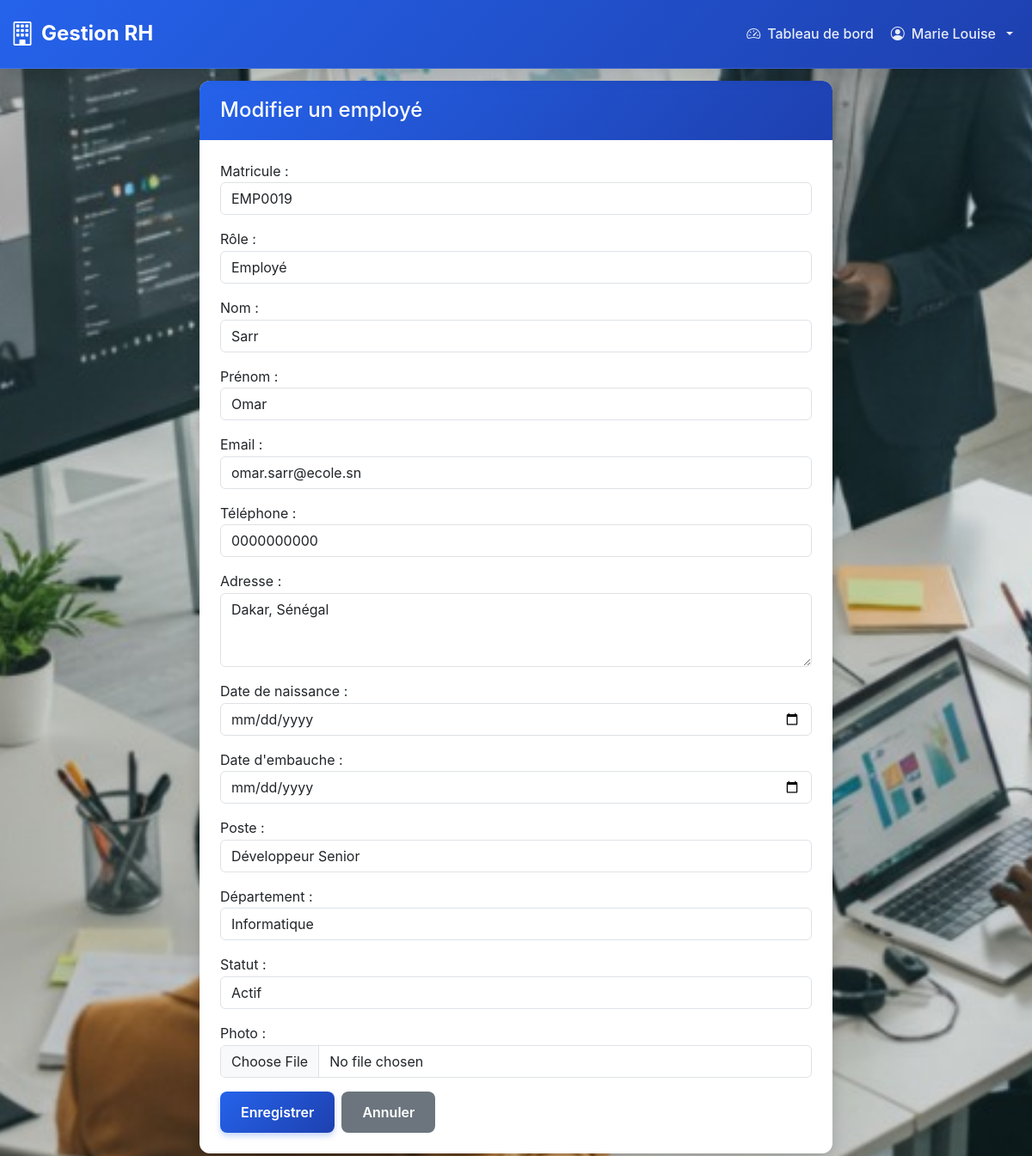
Screenshot of /employes/20/modifier/ (signed in) with the database file from the repository.
### rh_app/models.py (models this page shows, shortened)
class Employe(models.Model):
    ROLE_CHOICES = [
        ('RH', 'Responsable RH'),
        ('EMPLOYE', 'Employé'),
    ]
    STATUT_CHOICES = [
        ('ACTIF', 'Actif'),
        ('INACTIF', 'Inactif'),
        ('CONGE', 'En congé'),
    ]
    user = models.OneToOneField(User, on_delete=models.CASCADE, related_name='employe')
    matricule = models.CharField(max_length=20, unique=True, verbose_name='Matricule')
    role = models.CharField(max_length=10, choices=ROLE_CHOICES, default='EMPLOYE', verbose_name='Rôle')
    nom = models.CharField(max_length=100, verbose_name='Nom')
    prenom = models.CharField(max_length=100, verbose_name='Prénom')
    email = models.EmailField(unique=True, verbose_name='Email')
    telephone = models.CharField(max_length=20, verbose_name='Téléphone')
    adresse = models.TextField(verbose_name='Adresse')
    date_naissance = models.DateField(verbose_name='Date de naissance')
    date_embauche = models.DateField(verbose_name="Date d'embauche")
    poste = models.CharField(max_length=100, verbose_name='Poste')
    departement = models.ForeignKey(Departement, on_delete=models.SET_NULL, null=True, blank=True,
                                   related_name='employes', verbose_name='Département')
    statut = models.CharField(max_length=10, choices=STATUT_CHOICES, default='ACTIF', verbose_name='Statut')
    photo = models.ImageField(upload_to='employes/', blank=True, null=True, verbose_name='Photo')
    class Meta:
        verbose_name = 'Employé'
        verbose_name_plural = 'Employés'
        ordering = ['nom', 'prenom']
    def get_full_name(self):
        return f"{self.prenom} {self.nom}"

### rh_app/views.py (the view)
# urls.py: path('employes/<int:pk>/modifier/', views.modifier_employe, name='modifier_employe'),
@login_required
def modifier_employe(request, pk):
    employe = request.user.employe
    if employe.role != 'RH':
        messages.error(request, 'Accès non autorisé.')
        return redirect('dashboard')
    employe_obj = get_object_or_404(Employe, pk=pk)
    if request.method == 'POST':
        form = EmployeForm(request.POST, request.FILES, instance=employe_obj)
        if form.is_valid():
            form.save()
            messages.success(request, f'Employé {employe_obj.get_full_name()} modifié avec succès.')
            return redirect('liste_employes')
    else:
        form = EmployeForm(instance=employe_obj)
    return render(request, 'rh_app/employes/form.html', {'form': form, 'action': 'Modifier'})

### rh_app/forms.py
class EmployeForm(forms.ModelForm):
    class Meta:
        model = Employe
        exclude = ['user']
        widgets = {
            'matricule': forms.TextInput(attrs={'class': 'form-control'}),
            'role': forms.Select(attrs={'class': 'form-control'}),
            'nom': forms.TextInput(attrs={'class': 'form-control'}),
            'prenom': forms.TextInput(attrs={'class': 'form-control'}),
            'email': forms.EmailInput(attrs={'class': 'form-control'}),
            'telephone': forms.TextInput(attrs={'class': 'form-control'}),
            'adresse': forms.Textarea(attrs={'class': 'form-control', 'rows': 3}),
            'date_naissance': forms.DateInput(attrs={'class': 'form-control', 'type': 'date'}),
            'date_embauche': forms.DateInput(attrs={'class': 'form-control', 'type': 'date'}),
            'poste': forms.TextInput(attrs={'class': 'form-control'}),
            'departement': forms.Select(attrs={'class': 'form-control'}),
            'statut': forms.Select(attrs={'class': 'form-control'}),
            'photo': forms.FileInput(attrs={'class': 'form-control'}),
        }

### rh_app/models.py (called while the page is built)
    def __str__(self):
        return self.nom

### rh_app/templates/rh_app/employes/form.html (shortened to what this page needs)
{% extends 'base.html' %}
{% block content %}
<div class="container py-4">
    <div class="row justify-content-center">
        <div class="col-md-8">
            <div class="card shadow">
                <div class="card-header bg-primary text-white">
                    <h4 class="mb-0">{{ action }} un employé</h4>
                </div>
                <div class="card-body">
                    <form method="post" enctype="multipart/form-data">
                        {% for field in form %}
                            <div class="mb-3">
                                {{ field.label_tag }}
                                {{ field }}
                            </div>
                        {% endfor %}
                        <div class="d-flex gap-2">
                            <button type="submit" class="btn btn-primary">Enregistrer</button>
                            <a href="{% url 'liste_employes' %}" class="btn btn-secondary">Annuler</a>
                        </div>
                    </form>
                </div>
            </div>
        </div>
    </div>
</div>
{% endblock %}

### rh_app/templates/base.html (shortened to what this page needs)
<!DOCTYPE html>
{% load static %}
<html lang="fr">
<head>
    <link href="https://cdn.jsdelivr.net/npm/bootstrap@5.3.0/dist/css/bootstrap.min.css" rel="stylesheet">
    <link rel="stylesheet" href="https://cdn.jsdelivr.net/npm/bootstrap-icons@1.10.0/font/bootstrap-icons.css">
</head>
<body>
    {% if user.is_authenticated %}
    <nav class="navbar navbar-expand-lg navbar-dark navbar-custom">
        <div class="container-fluid">
            <a class="navbar-brand" href="{% url 'accueil' %}">
                <i class="bi bi-building"></i> Gestion RH
            </a>
            <div class="collapse navbar-collapse" id="navbarNav">
                <ul class="navbar-nav ms-auto">
                    <li class="nav-item">
                        <a class="nav-link" href="{% url 'dashboard' %}">
                            <i class="bi bi-speedometer2"></i> Tableau de bord
                        </a>
                    </li>
                    <li class="nav-item dropdown">
                        <a class="nav-link dropdown-toggle" href="#" role="button" data-bs-toggle="dropdown">
                            <i class="bi bi-person-circle"></i> {{ user.employe.get_full_name }}
                        </a>
                    </li>
                </ul>
            </div>
        </div>
    </nav>
    {% endif %}
    <div class="container-fluid fade-in">
        {% block content %}{% endblock %}
    </div>
</body>
</html>

### rows the page displays
Employe: form "EMP0019" "Employé" "Sarr" "Omar" "omar.sarr@ecole.sn" "0000000000" "Dakar, Sénégal" "Développeur Senior" "Informatique" "Actif"

### other values shown
{{ user.employe.get_full_name }} "Marie Louise"
{{ action }} "Modifier"
{{ field.label_tag }} "Matricule :" "Rôle :" "Nom :" "Prénom :" "Email :" "Téléphone :" "Adresse :" "Date de naissance :" "Date d'embauche :" "Poste :" "Département :" "Statut :" "Photo :"
